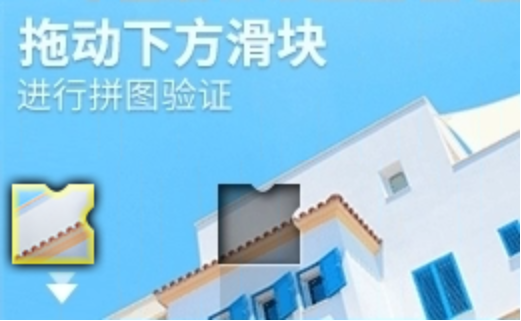
#> input picture day_11/captch.png, 521 x 321 px
$ python '滑动验证码opencv.py'
#> lines starting #> are read from the running program, lines starting #| are printed output that depends on the picture; after the words box and inside, x2 and y2 are one past the last pixel; in counts of white or black regions, pixels touching at a corner belong together; long printed decimals are rounded
import cv2

GAUSSIAN_BLUR_KERNEL_SIZE = (5, 5)
GAUSSIAN_BLUR_SIGMA_X = 0
CANNY_THRESHOLD1 = 200
CANNY_THRESHOLD2 = 450


def get_gaussian_bluer_image(image):
    return cv2.GaussianBlur(image, GAUSSIAN_BLUR_KERNEL_SIZE, GAUSSIAN_BLUR_SIGMA_X)


def get_canny_image(image):
    return cv2.Canny(image, CANNY_THRESHOLD1, CANNY_THRESHOLD2)


def get_contours(image):
    contours, _ = cv2.findContours(image, cv2.RETR_CCOMP, cv2.CHAIN_APPROX_SIMPLE)
    return contours


def get_contour_area_threshold(image_height, image_width):
    contour_area_min = (image_width * 0.15) * (image_height * 0.25) * 0.8
    contour_area_max = (image_width * 0.15) * (image_height * 0.25) * 1.2
    return contour_area_min, contour_area_max


def get_arc_length_threshold(image_height, image_width):
    arc_length_min = ((image_width * 0.15) + (image_height * 0.25)) * 2 * 0.8
    arc_length_max = ((image_width * 0.15) + (image_height * 0.25)) * 2 * 1.2
    return arc_length_min, arc_length_max


def get_offset_threshold(image_width):
    offset_min = 0.2 * image_width
    offset_max = 0.85 * image_width
    return offset_min, offset_max


image_raw = cv2.imread('captch.png')
#> image_raw is the input picture: shape (321, 521, 3); mean B, G, R 231.5, 201.9, 146.1
image_height, image_width, _ = image_raw.shape
#> image_height = 321; image_width = 521
image_gaussian_blur = get_gaussian_bluer_image(image_raw)
image_canny = get_canny_image(image_gaussian_blur)
#> in get_canny_image, `return cv2.Canny(image, CANNY_THRESHOLD1, CANNY_THRESHOLD2)`:
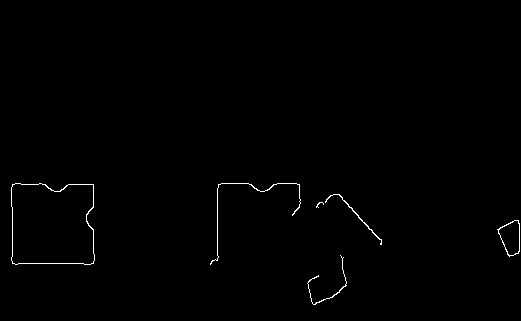
#> returned value: shape (321, 521); 0.55% white in thin lines or dots, all inside (x1, y1, x2, y2) = (11, 183, 520, 305)
contours = get_contours(image_canny)
#> in get_contours, `contours, _ = cv2.findContours(image, cv2.RETR_CCOMP, cv2.CHAIN_APPROX..`: contours = 8 contours, 1 with area under 20; largest, box (x1, y1, x2, y2) and area: (11, 183, 95, 265) 6249, (11, 183, 95, 265) 6221, (497, 220, 520, 257) 539, (498, 220, 520, 256) 518, (325, 194, 382, 245) 44, (210, 183, 301, 265) 23, (307, 255, 347, 305) 22

contour_area_min, contour_area_max = get_contour_area_threshold(image_height, image_width)
#> contour_area_min = 5017.2; contour_area_max = 7525.8
print('contour_area_min:', contour_area_min, 'contour_area_max:', contour_area_max)
#| contour_area_min: 5017.23 contour_area_max: 7525.845
arc_length_min, arc_length_max = get_arc_length_threshold(image_height, image_width)
#> arc_length_min = 253.4; arc_length_max = 380.2
print('arc_length_min:', arc_length_min, 'arc_length_max:', arc_length_max)
#| arc_length_min: 253.440 arc_length_max: 380.160
offset_min, offset_max = get_offset_threshold(image_width)
#> offset_min = 104.2; offset_max = 442.8
print('offset_min:', offset_min, 'offset_max:', offset_max)
#| offset_min: 104.2 offset_max: 442.850
offset = None

for contour in contours:
    x, y, w, h = cv2.boundingRect(contour)
    print('cv2.contourArea(contour):', cv2.contourArea(contour))
    print('cv2.arcLength(contour, True):', cv2.arcLength(contour, True))
    print('x:', x)
    if contour_area_min < cv2.contourArea(contour) < contour_area_max and arc_length_min < cv2.arcLength(
            contour, True) < arc_length_max and offset_min < x < offset_max:
        cv2.rectangle(image_raw, (x, y), (x + w, y + h), (0, 0, 255), 2)
        offset = x
#> this loop made 8 passes
#> (x, y, w, h) on passes 1 to 8: (307, 255, 40, 50), (497, 220, 23, 37), (498, 220, 22, 36), (316, 202, 8, 6), (325, 194, 57, 51), (210, 183, 91, 82), (11, 183, 84, 82), (11, 183, 84, 82)
#> (printed output is left out)
cv2.imwrite('image_label.png', image_raw)
print('offset', offset)
